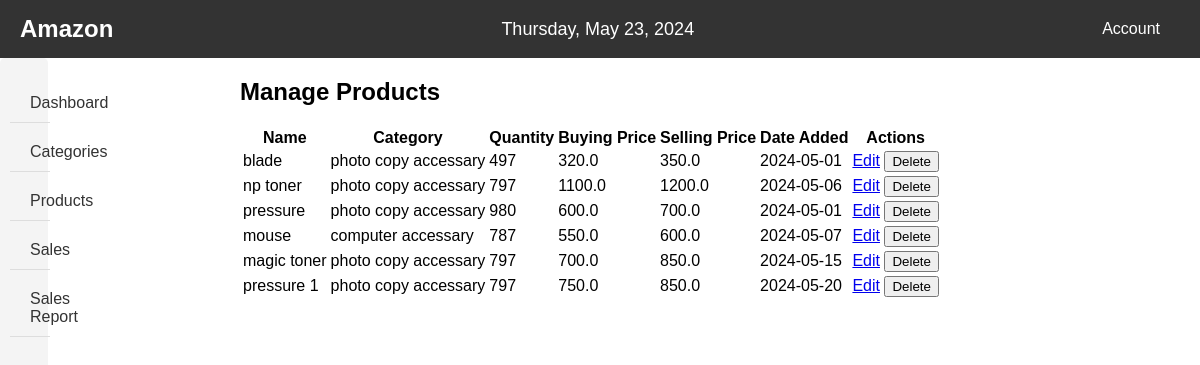
The page /manage_products on the database as committed earlier.
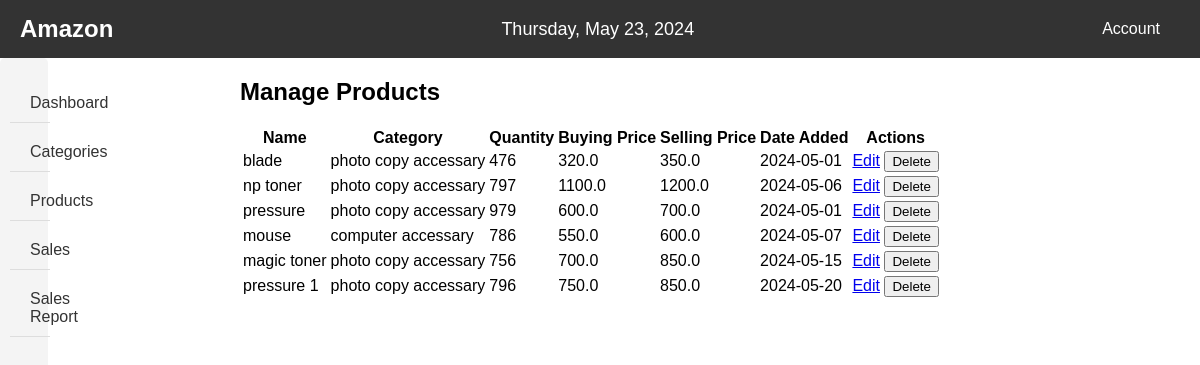
The same page on the database as committed later.
### app.py (models this page shows, shortened)
class Product(db.Model):
    id = db.Column(db.Integer, primary_key=True)
    name = db.Column(db.String(100), nullable=False)
    category_id = db.Column(db.Integer, db.ForeignKey('category.id'), nullable=True, default=None)  # Default to None
    quantity = db.Column(db.Integer, nullable=False)
    buying_price = db.Column(db.Float, nullable=False)
    selling_price = db.Column(db.Float, nullable=False)
    date_added = db.Column(db.Date, nullable=False, default=datetime.utcnow)
    category = db.relationship('Category', backref=db.backref('products', lazy=True))

class Category(db.Model):
    id = db.Column(db.Integer, primary_key=True)
    name = db.Column(db.String(100), nullable=False)

### app.py (the view)
@app.route('/manage_products')
def manage_products():
    products = Product.query.all()
    return render_template('manage_products.html', products=products)

### templates/manage_products.html (shortened to what this page needs)
<!DOCTYPE html>
<html lang="en">
<head>
    <link rel="stylesheet" href="../static/css/manage_products.css">
</head>
<body>
    <header>
        <div class="header-left">
            <div class="logo">
                <h1>Amazon</h1>
            </div>
        </div>
        <div class="header-middle">
            <div class="date">
            </div>
        </div>
        <div class="header-right">
            <div class="dropdown">
                <button class="dropbtn">Account</button>
            </div>
        </div>
    </header>
    <main>
        <div class="sections-container">
            <aside>
                <nav class="section1">
                    <ul>
                        <li><a href="{{ url_for('admin_dashboard') }}">Dashboard</a></li>
                        <li class="dropdown" id="categoriesDropdown">
                            <a href="#">Categories</a>
                        </li>
                        <li class="dropdown">
                            <a href="#">Products</a>
                        </li>
                        <li class="dropdown">
                            <a href="#">Sales</a>
                        </li>
                        <li class="dropdown">
                            <a href="#">Sales Report</a>
                        </li>
                    </ul>
                </nav>
            </aside>
            <article>
                <div class="container">
                    <h1>Manage Products</h1>
                    <table class="table">
                        <thead>
                            <tr>
                                <th>Name</th>
                                <th>Category</th>
                                <th>Quantity</th>
                                <th>Buying Price</th>
                                <th>Selling Price</th>
                                <th>Date Added</th>
                                <th>Actions</th>
                            </tr>
                        </thead>
                        <tbody>
                            {% for product in products %}
                            <tr>
                                <td>{{ product.name }}</td>
                                <td>{{ product.category.name }}</td>
                                <td>{{ product.quantity }}</td>
                                <td>{{ product.buying_price }}</td>
                                <td>{{ product.selling_price }}</td>
                                <td>{{ product.date_added }}</td>
                                <td>
                                    <a href="{{ url_for('edit_product', product_id=product.id) }}">Edit</a>
                                    <form action="{{ url_for('delete_product', product_id=product.id) }}" method="POST"
                                        style="display: inline;">
                                        <button type="submit">Delete</button>
                                    </form>
                                </td>
                            </tr>
                            {% endfor %}
                        </tbody>
                    </table>
                </div>
            </article>
        </div>
    </main>
</body>
</html>

Rows that differ between the two databases and show on the page:
changed Product "blade": quantity "497" → "476"
changed Product "pressure": quantity "980" → "979"
changed Product "mouse": quantity "787" → "786"
changed Product "magic toner": quantity "797" → "756"
changed Product "pressure 1": quantity "797" → "796"
